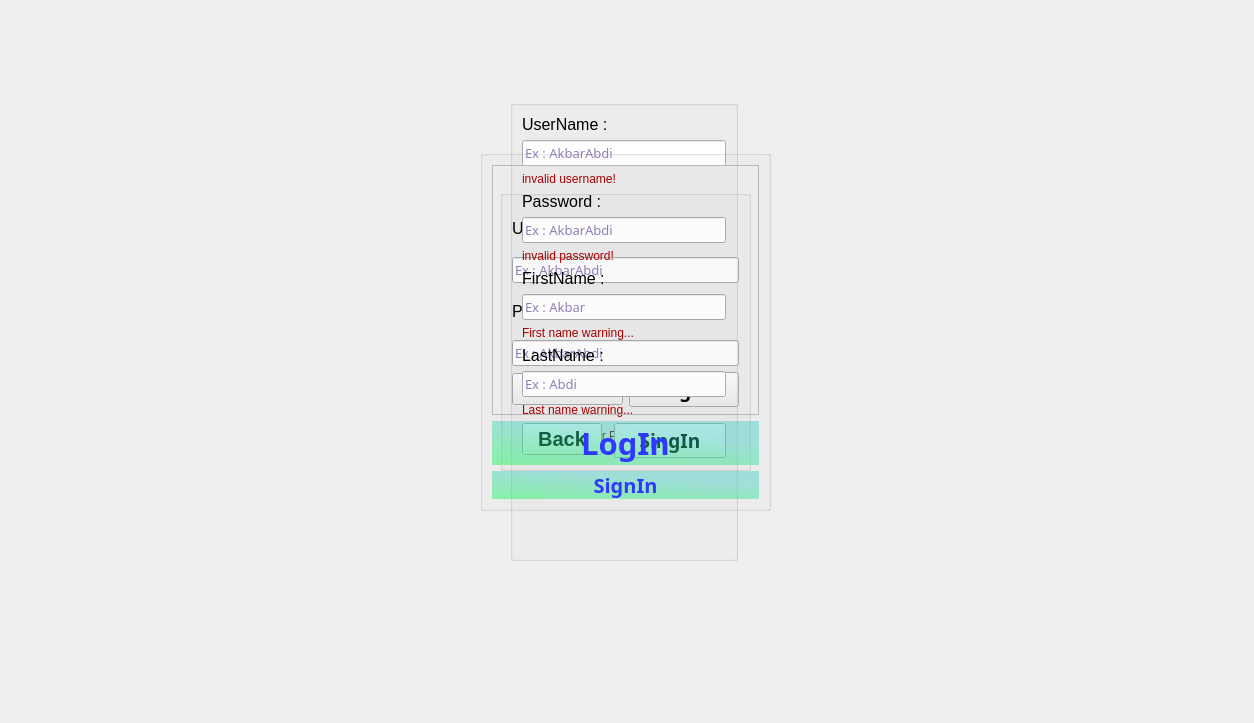
<?xml version="1.0" encoding="UTF-8"?>
<ui version="4.0">
 <class>MainWindow</class>
 <widget class="QMainWindow" name="MainWindow">
  <property name="geometry">
   <rect>
    <x>0</x>
    <y>0</y>
    <width>1254</width>
    <height>723</height>
   </rect>
  </property>
  <property name="windowTitle">
   <string>MainWindow</string>
  </property>
  <property name="styleSheet">
   <string notr="true">background-image: url(:/Source/@metawalls.jpg);</string>
  </property>
  <widget class="QWidget" name="centralwidget">
   <widget class="QGroupBox" name="Login_Box">
    <property name="geometry">
     <rect>
      <x>500</x>
      <y>190</y>
      <width>251</width>
      <height>281</height>
     </rect>
    </property>
    <property name="styleSheet">
     <string notr="true">border-color: rgb(255, 255, 255);
background-image: url(:/Source/@metawalls.jpg);</string>
    </property>
    <property name="title">
     <string/>
    </property>
    <layout class="QGridLayout" name="gridLayout">
     <item row="4" column="1">
      <widget class="QPushButton" name="bottom_log">
       <property name="font">
        <font>
         <family>Segoe MDL2 Assets</family>
         <pointsize>14</pointsize>
         <bold>true</bold>
        </font>
       </property>
       <property name="text">
        <string>LogIn</string>
       </property>
      </widget>
     </item>
     <item row="1" column="0" colspan="2">
      <widget class="QLineEdit" name="input_username_log">
       <property name="font">
        <font>
         <family>Segoe UI Variable Text Semiligh</family>
         <pointsize>10</pointsize>
        </font>
       </property>
       <property name="styleSheet">
        <string notr="true">color: rgb(39, 0, 116);
</string>
       </property>
       <property name="placeholderText">
        <string>Ex : AkbarAbdi</string>
       </property>
      </widget>
     </item>
     <item row="5" column="0" colspan="2">
      <widget class="QLabel" name="log_error">
       <property name="font">
        <font>
         <pointsize>9</pointsize>
        </font>
       </property>
       <property name="styleSheet">
        <string notr="true">color: rgb(125, 0, 2);</string>
       </property>
       <property name="text">
        <string>Username or Password is invalid!</string>
       </property>
       <property name="alignment">
        <set>Qt::AlignCenter</set>
       </property>
      </widget>
     </item>
     <item row="3" column="0" colspan="2">
      <widget class="QLineEdit" name="input_password_log">
       <property name="font">
        <font>
         <family>Segoe UI Variable Text Semiligh</family>
         <pointsize>10</pointsize>
        </font>
       </property>
       <property name="styleSheet">
        <string notr="true">color: rgb(39, 0, 116);</string>
       </property>
       <property name="text">
        <string/>
       </property>
       <property name="placeholderText">
        <string>Ex : AkbarAbdi</string>
       </property>
      </widget>
     </item>
     <item row="2" column="0">
      <widget class="QLabel" name="Label_password_log">
       <property name="font">
        <font>
         <pointsize>12</pointsize>
        </font>
       </property>
       <property name="text">
        <string>Password :</string>
       </property>
      </widget>
     </item>
     <item row="4" column="0">
      <widget class="QPushButton" name="Button_back_log">
       <property name="font">
        <font>
         <pointsize>15</pointsize>
         <bold>true</bold>
        </font>
       </property>
       <property name="text">
        <string>Back</string>
       </property>
      </widget>
     </item>
     <item row="0" column="0">
      <widget class="QLabel" name="Label_username_log">
       <property name="font">
        <font>
         <pointsize>12</pointsize>
        </font>
       </property>
       <property name="text">
        <string>UserName :</string>
       </property>
       <property name="alignment">
        <set>Qt::AlignLeading|Qt::AlignLeft|Qt::AlignVCenter</set>
       </property>
      </widget>
     </item>
    </layout>
   </widget>
   <widget class="QGroupBox" name="Signin_Box">
    <property name="geometry">
     <rect>
      <x>510</x>
      <y>100</y>
      <width>228</width>
      <height>461</height>
     </rect>
    </property>
    <property name="styleSheet">
     <string notr="true">background-image: url(:/Source/@metawalls.jpg);</string>
    </property>
    <property name="title">
     <string/>
    </property>
    <property name="alignment">
     <set>Qt::AlignCenter</set>
    </property>
    <layout class="QFormLayout" name="formLayout">
     <item row="1" column="0" colspan="2">
      <widget class="QLineEdit" name="input_username_sign">
       <property name="font">
        <font>
         <family>Segoe UI Variable Text Semiligh</family>
         <pointsize>10</pointsize>
        </font>
       </property>
       <property name="styleSheet">
        <string notr="true">color: rgb(39, 0, 116);
</string>
       </property>
       <property name="placeholderText">
        <string>Ex : AkbarAbdi</string>
       </property>
      </widget>
     </item>
     <item row="2" column="0" colspan="2">
      <widget class="QLabel" name="warning_username">
       <property name="styleSheet">
        <string notr="true">color: rgb(170, 0, 0);</string>
       </property>
       <property name="text">
        <string>invalid username!</string>
       </property>
      </widget>
     </item>
     <item row="3" column="0">
      <widget class="QLabel" name="Label_password__sign">
       <property name="font">
        <font>
         <pointsize>12</pointsize>
        </font>
       </property>
       <property name="text">
        <string>Password :</string>
       </property>
      </widget>
     </item>
     <item row="4" column="0" colspan="2">
      <widget class="QLineEdit" name="input_password_sign">
       <property name="font">
        <font>
         <family>Segoe UI Variable Text Semiligh</family>
         <pointsize>10</pointsize>
        </font>
       </property>
       <property name="styleSheet">
        <string notr="true">color: rgb(39, 0, 116);</string>
       </property>
       <property name="text">
        <string/>
       </property>
       <property name="placeholderText">
        <string>Ex : AkbarAbdi</string>
       </property>
      </widget>
     </item>
     <item row="5" column="0" colspan="2">
      <widget class="QLabel" name="warning_password">
       <property name="styleSheet">
        <string notr="true">color: rgb(170, 0, 0);</string>
       </property>
       <property name="text">
        <string>invalid password!</string>
       </property>
      </widget>
     </item>
     <item row="6" column="0">
      <widget class="QLabel" name="Label_Fname">
       <property name="font">
        <font>
         <pointsize>12</pointsize>
        </font>
       </property>
       <property name="text">
        <string>FirstName :</string>
       </property>
      </widget>
     </item>
     <item row="7" column="0" colspan="2">
      <widget class="QLineEdit" name="input_firstname">
       <property name="font">
        <font>
         <family>Segoe UI Variable Text Semiligh</family>
         <pointsize>10</pointsize>
        </font>
       </property>
       <property name="styleSheet">
        <string notr="true">color: rgb(39, 0, 116);</string>
       </property>
       <property name="text">
        <string/>
       </property>
       <property name="placeholderText">
        <string>Ex : Akbar</string>
       </property>
      </widget>
     </item>
     <item row="8" column="0" colspan="2">
      <widget class="QLabel" name="warning_firstname">
       <property name="styleSheet">
        <string notr="true">color: rgb(170, 0, 0);</string>
       </property>
       <property name="text">
        <string>First name warning...</string>
       </property>
      </widget>
     </item>
     <item row="9" column="0">
      <widget class="QLabel" name="Label_lastname">
       <property name="font">
        <font>
         <pointsize>12</pointsize>
        </font>
       </property>
       <property name="text">
        <string>LastName :</string>
       </property>
      </widget>
     </item>
     <item row="10" column="0" colspan="2">
      <widget class="QLineEdit" name="input_lastname">
       <property name="font">
        <font>
         <family>Segoe UI Variable Text Semiligh</family>
         <pointsize>10</pointsize>
        </font>
       </property>
       <property name="styleSheet">
        <string notr="true">color: rgb(39, 0, 116);</string>
       </property>
       <property name="text">
        <string/>
       </property>
       <property name="placeholderText">
        <string>Ex : Abdi</string>
       </property>
      </widget>
     </item>
     <item row="11" column="0" colspan="2">
      <widget class="QLabel" name="warning_lastname">
       <property name="styleSheet">
        <string notr="true">color: rgb(170, 0, 0);</string>
       </property>
       <property name="text">
        <string>Last name warning...</string>
       </property>
      </widget>
     </item>
     <item row="12" column="0">
      <widget class="QPushButton" name="Button_back_sign">
       <property name="font">
        <font>
         <pointsize>15</pointsize>
         <bold>true</bold>
        </font>
       </property>
       <property name="text">
        <string>Back</string>
       </property>
      </widget>
     </item>
     <item row="12" column="1">
      <widget class="QPushButton" name="bottom_sign">
       <property name="font">
        <font>
         <family>Segoe MDL2 Assets</family>
         <pointsize>14</pointsize>
         <bold>true</bold>
        </font>
       </property>
       <property name="text">
        <string>SingIn</string>
       </property>
      </widget>
     </item>
     <item row="0" column="0">
      <widget class="QLabel" name="Label_username_sign">
       <property name="font">
        <font>
         <pointsize>12</pointsize>
        </font>
       </property>
       <property name="text">
        <string>UserName :</string>
       </property>
       <property name="alignment">
        <set>Qt::AlignLeading|Qt::AlignLeft|Qt::AlignVCenter</set>
       </property>
      </widget>
     </item>
    </layout>
   </widget>
   <widget class="QGroupBox" name="main_box">
    <property name="geometry">
     <rect>
      <x>480</x>
      <y>150</y>
      <width>291</width>
      <height>361</height>
     </rect>
    </property>
    <property name="title">
     <string/>
    </property>
    <layout class="QVBoxLayout" name="verticalLayout">
     <item>
      <widget class="QFrame" name="frame">
       <property name="styleSheet">
        <string notr="true">border-image: url(:/Source/chat2.png) 0 0 0 0 stretch stretch;
setAlignment:(Qt::AlignCenter);</string>
       </property>
       <property name="frameShape">
        <enum>QFrame::StyledPanel</enum>
       </property>
       <property name="frameShadow">
        <enum>QFrame::Raised</enum>
       </property>
      </widget>
     </item>
     <item>
      <widget class="QPushButton" name="bottom_log_page">
       <property name="sizePolicy">
        <sizepolicy hsizetype="Minimum" vsizetype="Fixed">
         <horstretch>0</horstretch>
         <verstretch>0</verstretch>
        </sizepolicy>
       </property>
       <property name="palette">
        <palette>
         <active>
          <colorrole role="WindowText">
           <brush brushstyle="SolidPattern">
            <color alpha="255">
             <red>46</red>
             <green>56</green>
             <blue>255</blue>
            </color>
           </brush>
          </colorrole>
          <colorrole role="Button">
           <brush brushstyle="LinearGradientPattern">
            <gradient startx="0.636872000000000" starty="0.301000000000000" endx="0.000000000000000" endy="1.400000000000000" type="LinearGradient" spread="PadSpread" coordinatemode="ObjectBoundingMode">
             <gradientstop position="0.000000000000000">
              <color alpha="100">
               <red>43</red>
               <green>204</green>
               <blue>189</blue>
              </color>
             </gradientstop>
             <gradientstop position="1.000000000000000">
              <color alpha="150">
               <red>48</red>
               <green>255</green>
               <blue>87</blue>
              </color>
             </gradientstop>
            </gradient>
           </brush>
          </colorrole>
          <colorrole role="Text">
           <brush brushstyle="SolidPattern">
            <color alpha="255">
             <red>46</red>
             <green>56</green>
             <blue>255</blue>
            </color>
           </brush>
          </colorrole>
          <colorrole role="ButtonText">
           <brush brushstyle="SolidPattern">
            <color alpha="255">
             <red>46</red>
             <green>56</green>
             <blue>255</blue>
            </color>
           </brush>
          </colorrole>
          <colorrole role="Base">
           <brush brushstyle="LinearGradientPattern">
            <gradient startx="0.636872000000000" starty="0.301000000000000" endx="0.000000000000000" endy="1.400000000000000" type="LinearGradient" spread="PadSpread" coordinatemode="ObjectBoundingMode">
             <gradientstop position="0.000000000000000">
              <color alpha="100">
               <red>43</red>
               <green>204</green>
               <blue>189</blue>
              </color>
             </gradientstop>
             <gradientstop position="1.000000000000000">
              <color alpha="150">
               <red>48</red>
               <green>255</green>
               <blue>87</blue>
              </color>
             </gradientstop>
            </gradient>
           </brush>
          </colorrole>
          <colorrole role="Window">
           <brush brushstyle="LinearGradientPattern">
            <gradient startx="0.636872000000000" starty="0.301000000000000" endx="0.000000000000000" endy="1.400000000000000" type="LinearGradient" spread="PadSpread" coordinatemode="ObjectBoundingMode">
             <gradientstop position="0.000000000000000">
              <color alpha="100">
               <red>43</red>
               <green>204</green>
               <blue>189</blue>
              </color>
             </gradientstop>
             <gradientstop position="1.000000000000000">
              <color alpha="150">
               <red>48</red>
               <green>255</green>
               <blue>87</blue>
              </color>
             </gradientstop>
            </gradient>
           </brush>
          </colorrole>
          <colorrole role="PlaceholderText">
           <brush brushstyle="SolidPattern">
            <color alpha="255">
             <red>46</red>
             <green>56</green>
             <blue>255</blue>
            </color>
           </brush>
          </colorrole>
         </active>
         <inactive>
          <colorrole role="WindowText">
           <brush brushstyle="SolidPattern">
            <color alpha="255">
             <red>46</red>
             <green>56</green>
             <blue>255</blue>
            </color>
           </brush>
          </colorrole>
          <colorrole role="Button">
           <brush brushstyle="LinearGradientPattern">
            <gradient startx="0.636872000000000" starty="0.301000000000000" endx="0.000000000000000" endy="1.400000000000000" type="LinearGradient" spread="PadSpread" coordinatemode="ObjectBoundingMode">
             <gradientstop position="0.000000000000000">
              <color alpha="100">
               <red>43</red>
               <green>204</green>
               <blue>189</blue>
              </color>
             </gradientstop>
             <gradientstop position="1.000000000000000">
              <color alpha="150">
               <red>48</red>
               <green>255</green>
               <blue>87</blue>
              </color>
             </gradientstop>
            </gradient>
           </brush>
          </colorrole>
          <colorrole role="Text">
           <brush brushstyle="SolidPattern">
            <color alpha="255">
             <red>46</red>
             <green>56</green>
             <blue>255</blue>
            </color>
           </brush>
          </colorrole>
          <colorrole role="ButtonText">
           <brush brushstyle="SolidPattern">
            <color alpha="255">
             <red>46</red>
             <green>56</green>
             <blue>255</blue>
            </color>
           </brush>
          </colorrole>
          <colorrole role="Base">
           <brush brushstyle="LinearGradientPattern">
            <gradient startx="0.636872000000000" starty="0.301000000000000" endx="0.000000000000000" endy="1.400000000000000" type="LinearGradient" spread="PadSpread" coordinatemode="ObjectBoundingMode">
             <gradientstop position="0.000000000000000">
              <color alpha="100">
               <red>43</red>
               <green>204</green>
               <blue>189</blue>
              </color>
             </gradientstop>
             <gradientstop position="1.000000000000000">
              <color alpha="150">
               <red>48</red>
               <green>255</green>
               <blue>87</blue>
              </color>
             </gradientstop>
            </gradient>
           </brush>
          </colorrole>
          <colorrole role="Window">
           <brush brushstyle="LinearGradientPattern">
            <gradient startx="0.636872000000000" starty="0.301000000000000" endx="0.000000000000000" endy="1.400000000000000" type="LinearGradient" spread="PadSpread" coordinatemode="ObjectBoundingMode">
             <gradientstop position="0.000000000000000">
              <color alpha="100">
               <red>43</red>
               <green>204</green>
               <blue>189</blue>
              </color>
             </gradientstop>
             <gradientstop position="1.000000000000000">
              <color alpha="150">
               <red>48</red>
               <green>255</green>
               <blue>87</blue>
              </color>
             </gradientstop>
            </gradient>
           </brush>
          </colorrole>
          <colorrole role="PlaceholderText">
           <brush brushstyle="SolidPattern">
            <color alpha="255">
             <red>46</red>
             <green>56</green>
             <blue>255</blue>
            </color>
           </brush>
          </colorrole>
         </inactive>
         <disabled>
          <colorrole role="WindowText">
           <brush brushstyle="SolidPattern">
            <color alpha="255">
             <red>46</red>
             <green>56</green>
             <blue>255</blue>
            </color>
           </brush>
          </colorrole>
          <colorrole role="Button">
           <brush brushstyle="LinearGradientPattern">
            <gradient startx="0.636872000000000" starty="0.301000000000000" endx="0.000000000000000" endy="1.400000000000000" type="LinearGradient" spread="PadSpread" coordinatemode="ObjectBoundingMode">
             <gradientstop position="0.000000000000000">
              <color alpha="100">
               <red>43</red>
               <green>204</green>
               <blue>189</blue>
              </color>
             </gradientstop>
             <gradientstop position="1.000000000000000">
              <color alpha="150">
               <red>48</red>
               <green>255</green>
               <blue>87</blue>
              </color>
             </gradientstop>
            </gradient>
           </brush>
          </colorrole>
          <colorrole role="Text">
           <brush brushstyle="SolidPattern">
            <color alpha="255">
             <red>46</red>
             <green>56</green>
             <blue>255</blue>
            </color>
           </brush>
          </colorrole>
          <colorrole role="ButtonText">
           <brush brushstyle="SolidPattern">
            <color alpha="255">
             <red>46</red>
             <green>56</green>
             <blue>255</blue>
            </color>
           </brush>
          </colorrole>
          <colorrole role="Base">
           <brush brushstyle="LinearGradientPattern">
            <gradient startx="0.636872000000000" starty="0.301000000000000" endx="0.000000000000000" endy="1.400000000000000" type="LinearGradient" spread="PadSpread" coordinatemode="ObjectBoundingMode">
             <gradientstop position="0.000000000000000">
              <color alpha="100">
               <red>43</red>
               <green>204</green>
               <blue>189</blue>
              </color>
             </gradientstop>
             <gradientstop position="1.000000000000000">
              <color alpha="150">
               <red>48</red>
               <green>255</green>
               <blue>87</blue>
              </color>
             </gradientstop>
            </gradient>
           </brush>
          </colorrole>
          <colorrole role="Window">
           <brush brushstyle="LinearGradientPattern">
            <gradient startx="0.636872000000000" starty="0.301000000000000" endx="0.000000000000000" endy="1.400000000000000" type="LinearGradient" spread="PadSpread" coordinatemode="ObjectBoundingMode">
             <gradientstop position="0.000000000000000">
              <color alpha="100">
               <red>43</red>
               <green>204</green>
               <blue>189</blue>
              </color>
             </gradientstop>
             <gradientstop position="1.000000000000000">
              <color alpha="150">
               <red>48</red>
               <green>255</green>
               <blue>87</blue>
              </color>
             </gradientstop>
            </gradient>
           </brush>
          </colorrole>
          <colorrole role="PlaceholderText">
           <brush brushstyle="SolidPattern">
            <color alpha="255">
             <red>46</red>
             <green>56</green>
             <blue>255</blue>
            </color>
           </brush>
          </colorrole>
         </disabled>
        </palette>
       </property>
       <property name="font">
        <font>
         <family>Segoe UI Black</family>
         <pointsize>23</pointsize>
         <italic>false</italic>
         <bold>true</bold>
         <underline>false</underline>
         <stylestrategy>PreferAntialias</stylestrategy>
         <kerning>true</kerning>
        </font>
       </property>
       <property name="mouseTracking">
        <bool>false</bool>
       </property>
       <property name="focusPolicy">
        <enum>Qt::StrongFocus</enum>
       </property>
       <property name="toolTip">
        <string/>
       </property>
       <property name="styleSheet">
        <string notr="true">border-radius: 25px;
color: rgb(46, 56, 255);
background:qlineargradient(spread:pad, x1:0.636872, y1:0.301, x2:0, y2:1.4, stop:0 rgba(43, 204, 189, 100), stop:1 rgba(48, 255, 87, 150));

setAlignment:(Qt::AlignCenter);
</string>
       </property>
       <property name="text">
        <string>LogIn</string>
       </property>
      </widget>
     </item>
     <item>
      <widget class="QPushButton" name="bottom_sign_page">
       <property name="sizePolicy">
        <sizepolicy hsizetype="Minimum" vsizetype="Fixed">
         <horstretch>0</horstretch>
         <verstretch>0</verstretch>
        </sizepolicy>
       </property>
       <property name="palette">
        <palette>
         <active>
          <colorrole role="WindowText">
           <brush brushstyle="SolidPattern">
            <color alpha="255">
             <red>46</red>
             <green>56</green>
             <blue>255</blue>
            </color>
           </brush>
          </colorrole>
          <colorrole role="Button">
           <brush brushstyle="LinearGradientPattern">
            <gradient startx="0.636872000000000" starty="0.301000000000000" endx="0.000000000000000" endy="1.400000000000000" type="LinearGradient" spread="PadSpread" coordinatemode="ObjectBoundingMode">
             <gradientstop position="0.000000000000000">
              <color alpha="100">
               <red>43</red>
               <green>204</green>
               <blue>189</blue>
              </color>
             </gradientstop>
             <gradientstop position="1.000000000000000">
              <color alpha="150">
               <red>48</red>
               <green>255</green>
               <blue>87</blue>
              </color>
             </gradientstop>
            </gradient>
           </brush>
          </colorrole>
          <colorrole role="Text">
           <brush brushstyle="SolidPattern">
            <color alpha="255">
             <red>46</red>
             <green>56</green>
             <blue>255</blue>
            </color>
           </brush>
          </colorrole>
          <colorrole role="ButtonText">
           <brush brushstyle="SolidPattern">
            <color alpha="255">
             <red>46</red>
             <green>56</green>
             <blue>255</blue>
            </color>
           </brush>
          </colorrole>
          <colorrole role="Base">
           <brush brushstyle="LinearGradientPattern">
            <gradient startx="0.636872000000000" starty="0.301000000000000" endx="0.000000000000000" endy="1.400000000000000" type="LinearGradient" spread="PadSpread" coordinatemode="ObjectBoundingMode">
             <gradientstop position="0.000000000000000">
              <color alpha="100">
               <red>43</red>
               <green>204</green>
               <blue>189</blue>
              </color>
             </gradientstop>
             <gradientstop position="1.000000000000000">
              <color alpha="150">
               <red>48</red>
               <green>255</green>
               <blue>87</blue>
              </color>
             </gradientstop>
            </gradient>
           </brush>
          </colorrole>
          <colorrole role="Window">
           <brush brushstyle="LinearGradientPattern">
            <gradient startx="0.636872000000000" starty="0.301000000000000" endx="0.000000000000000" endy="1.400000000000000" type="LinearGradient" spread="PadSpread" coordinatemode="ObjectBoundingMode">
             <gradientstop position="0.000000000000000">
              <color alpha="100">
               <red>43</red>
               <green>204</green>
               <blue>189</blue>
              </color>
             </gradientstop>
             <gradientstop position="1.000000000000000">
              <color alpha="150">
               <red>48</red>
               <green>255</green>
               <blue>87</blue>
              </color>
             </gradientstop>
            </gradient>
           </brush>
          </colorrole>
          <colorrole role="PlaceholderText">
           <brush brushstyle="SolidPattern">
            <color alpha="255">
             <red>46</red>
             <green>56</green>
             <blue>255</blue>
            </color>
           </brush>
          </colorrole>
         </active>
         <inactive>
          <colorrole role="WindowText">
           <brush brushstyle="SolidPattern">
            <color alpha="255">
             <red>46</red>
             <green>56</green>
             <blue>255</blue>
            </color>
           </brush>
          </colorrole>
          <colorrole role="Button">
           <brush brushstyle="LinearGradientPattern">
            <gradient startx="0.636872000000000" starty="0.301000000000000" endx="0.000000000000000" endy="1.400000000000000" type="LinearGradient" spread="PadSpread" coordinatemode="ObjectBoundingMode">
             <gradientstop position="0.000000000000000">
              <color alpha="100">
               <red>43</red>
               <green>204</green>
               <blue>189</blue>
              </color>
             </gradientstop>
             <gradientstop position="1.000000000000000">
              <color alpha="150">
               <red>48</red>
               <green>255</green>
               <blue>87</blue>
              </color>
             </gradientstop>
            </gradient>
           </brush>
          </colorrole>
          <colorrole role="Text">
           <brush brushstyle="SolidPattern">
            <color alpha="255">
             <red>46</red>
             <green>56</green>
             <blue>255</blue>
            </color>
           </brush>
          </colorrole>
          <colorrole role="ButtonText">
           <brush brushstyle="SolidPattern">
            <color alpha="255">
             <red>46</red>
             <green>56</green>
             <blue>255</blue>
            </color>
           </brush>
          </colorrole>
          <colorrole role="Base">
           <brush brushstyle="LinearGradientPattern">
            <gradient startx="0.636872000000000" starty="0.301000000000000" endx="0.000000000000000" endy="1.400000000000000" type="LinearGradient" spread="PadSpread" coordinatemode="ObjectBoundingMode">
             <gradientstop position="0.000000000000000">
              <color alpha="100">
               <red>43</red>
               <green>204</green>
               <blue>189</blue>
              </color>
             </gradientstop>
             <gradientstop position="1.000000000000000">
              <color alpha="150">
               <red>48</red>
               <green>255</green>
               <blue>87</blue>
              </color>
             </gradientstop>
            </gradient>
           </brush>
          </colorrole>
          <colorrole role="Window">
           <brush brushstyle="LinearGradientPattern">
            <gradient startx="0.636872000000000" starty="0.301000000000000" endx="0.000000000000000" endy="1.400000000000000" type="LinearGradient" spread="PadSpread" coordinatemode="ObjectBoundingMode">
             <gradientstop position="0.000000000000000">
              <color alpha="100">
               <red>43</red>
               <green>204</green>
               <blue>189</blue>
              </color>
             </gradientstop>
             <gradientstop position="1.000000000000000">
              <color alpha="150">
               <red>48</red>
               <green>255</green>
               <blue>87</blue>
              </color>
             </gradientstop>
            </gradient>
           </brush>
          </colorrole>
          <colorrole role="PlaceholderText">
           <brush brushstyle="SolidPattern">
            <color alpha="255">
             <red>46</red>
             <green>56</green>
             <blue>255</blue>
            </color>
           </brush>
          </colorrole>
         </inactive>
         <disabled>
          <colorrole role="WindowText">
           <brush brushstyle="SolidPattern">
            <color alpha="255">
             <red>46</red>
             <green>56</green>
             <blue>255</blue>
            </color>
           </brush>
          </colorrole>
          <colorrole role="Button">
           <brush brushstyle="LinearGradientPattern">
            <gradient startx="0.636872000000000" starty="0.301000000000000" endx="0.000000000000000" endy="1.400000000000000" type="LinearGradient" spread="PadSpread" coordinatemode="ObjectBoundingMode">
             <gradientstop position="0.000000000000000">
              <color alpha="100">
               <red>43</red>
               <green>204</green>
               <blue>189</blue>
              </color>
             </gradientstop>
             <gradientstop position="1.000000000000000">
              <color alpha="150">
               <red>48</red>
               <green>255</green>
               <blue>87</blue>
              </color>
             </gradientstop>
            </gradient>
           </brush>
          </colorrole>
          <colorrole role="Text">
           <brush brushstyle="SolidPattern">
            <color alpha="255">
             <red>46</red>
             <green>56</green>
             <blue>255</blue>
            </color>
           </brush>
          </colorrole>
          <colorrole role="ButtonText">
           <brush brushstyle="SolidPattern">
            <color alpha="255">
             <red>46</red>
             <green>56</green>
             <blue>255</blue>
            </color>
           </brush>
          </colorrole>
          <colorrole role="Base">
           <brush brushstyle="LinearGradientPattern">
            <gradient startx="0.636872000000000" starty="0.301000000000000" endx="0.000000000000000" endy="1.400000000000000" type="LinearGradient" spread="PadSpread" coordinatemode="ObjectBoundingMode">
             <gradientstop position="0.000000000000000">
              <color alpha="100">
               <red>43</red>
               <green>204</green>
               <blue>189</blue>
              </color>
             </gradientstop>
             <gradientstop position="1.000000000000000">
              <color alpha="150">
               <red>48</red>
               <green>255</green>
               <blue>87</blue>
              </color>
             </gradientstop>
            </gradient>
           </brush>
          </colorrole>
          <colorrole role="Window">
           <brush brushstyle="LinearGradientPattern">
            <gradient startx="0.636872000000000" starty="0.301000000000000" endx="0.000000000000000" endy="1.400000000000000" type="LinearGradient" spread="PadSpread" coordinatemode="ObjectBoundingMode">
             <gradientstop position="0.000000000000000">
              <color alpha="100">
               <red>43</red>
               <green>204</green>
               <blue>189</blue>
              </color>
             </gradientstop>
             <gradientstop position="1.000000000000000">
              <color alpha="150">
               <red>48</red>
               <green>255</green>
               <blue>87</blue>
              </color>
             </gradientstop>
            </gradient>
           </brush>
          </colorrole>
          <colorrole role="PlaceholderText">
           <brush brushstyle="SolidPattern">
            <color alpha="255">
             <red>46</red>
             <green>56</green>
             <blue>255</blue>
            </color>
           </brush>
          </colorrole>
         </disabled>
        </palette>
       </property>
       <property name="font">
        <font>
         <family>Segoe UI Black</family>
         <pointsize>15</pointsize>
         <italic>false</italic>
         <bold>true</bold>
         <underline>false</underline>
         <stylestrategy>PreferAntialias</stylestrategy>
         <kerning>true</kerning>
        </font>
       </property>
       <property name="mouseTracking">
        <bool>false</bool>
       </property>
       <property name="focusPolicy">
        <enum>Qt::StrongFocus</enum>
       </property>
       <property name="toolTip">
        <string/>
       </property>
       <property name="styleSheet">
        <string notr="true">border-radius: 15px;
color: rgb(46, 56, 255);
background:qlineargradient(spread:pad, x1:0.636872, y1:0.301, x2:0, y2:1.4, stop:0 rgba(43, 204, 189, 100), stop:1 rgba(48, 255, 87, 150));

setAlignment:(Qt::AlignCenter);
</string>
       </property>
       <property name="text">
        <string>SignIn</string>
       </property>
      </widget>
     </item>
    </layout>
   </widget>
  </widget>
 </widget>
 <resources/>
 <connections/>
</ui>
